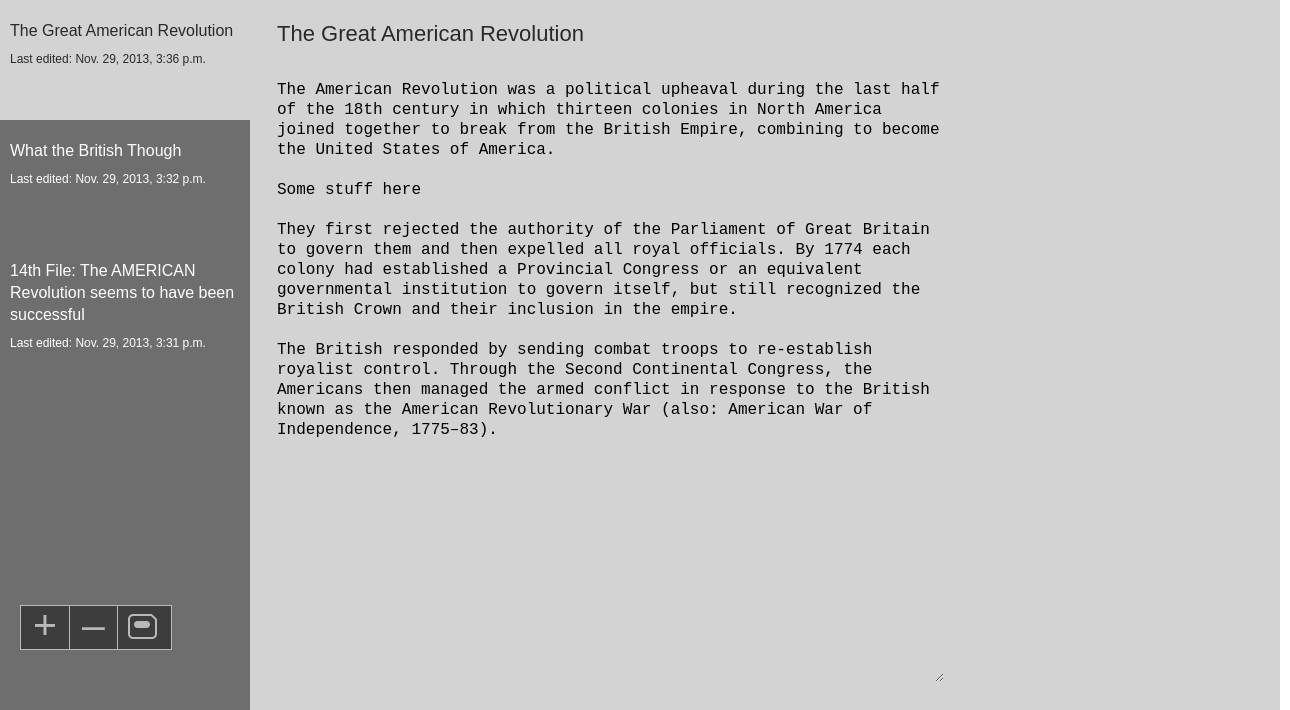
The page / on the database its author committed.
### notes/models.py (models this page shows, shortened)
class Note(models.Model):
	title = models.CharField(max_length=100)
	content = models.TextField()
	first_published_date = models.DateTimeField(auto_now=True)
	last_update_date = models.DateTimeField(auto_now=True)

### notes/views.py (the view)
# urls.py: url(r'^$', views.index, name='index'),
def index(request):
	"""Lists all of the Notes in the Database"""
	list_of_notes = Note.objects.all().order_by('-last_update_date')
	template = 'notes/base.html'
	target = list_of_notes[0]
	noteid = list_of_notes[0].id
	form = NotesForm(initial={'title': target.title, 'content': target.content})
	context = {'list_of_notes': list_of_notes, 'target': target, 'form':form, 'noteid': noteid}
	return render(request, template, context)

### notes/views.py
class NotesForm(forms.Form):
    title = forms.CharField(max_length=150)
    content = forms.CharField(widget=forms.Textarea(attrs={'rows':30, 'cols':65}))
    noteid = forms.CharField()

### notes/templates/notes/base.html (shortened to what this page needs)
<!DOCTYPE html>
 <html class="no-js">
    <head>
        {% load staticfiles %}
        <link rel="stylesheet" type="text/css" href="{% static 'notes/style.css' %}" />
    </head>
    <body>
        <div class="main_container">
            {% if not deleted %}
                <form action="/update/" method="post">{% csrf_token %}
            {% else %}
                <form method="post" action="javascript:;">
            {% endif %}
            <section class="notes_list">
                {% block empty %}
                    {% if list_of_notes %}
                        {% for note in list_of_notes %}
                            <a href="{% url 'notes:read' note_id=note.id %}">
                                <div class="note_selector {% if note.id == target.id %} selected {% endif %}">
                                <h2>{{ note.title }}</h2>
                                <p>Last edited: {{ note.last_update_date }}</p>
                                </div>
                            </a>
                        {% endfor %}
                    {% endif %}
                <div class="nav_buttons">
                    <a href="{% url 'notes:create' %}">+</a>
                    <a href="{% if not deleted %}{% url 'notes:delete' note_id=target.id %}{% else %}javascript:;{% endif %}">–</a>
                    <input type="submit" value='' style="background:url({% static 'notes/savedisk.png' %}) no-repeat;">
                </div>
            </section>
            <section class="note_text">
                {% if list_of_notes %}
                    {% if newspace %}
                        <a href="javascript:;">
                            <div class="note_selector selected">
                                <h2>New note</h2>
                                <p>To be published now</p>
                            </div>
                        </a>
                    {% else %}
                        {% if deleted %}
                            <h1>Note: {{ tempid }} was deleted</h1>
                            <p>Please enter a note</p>
                        {% else %}
                            <div class="note_title">
                                {{ form.title }}
                            </div>
                            <div class="note_content">
                                {{ form.content }}
                            </div>
                           </form>
                        {% endif %}
                    {% endif %}
                {% else %}
                    <h1>Please enter a title</h1>
                    <p>Please enter a note</p>
                {% endif %}
                {% endblock empty %}
        </div>
    </body>
</html>

### notes/static/notes/style.css (style rules this page uses)
html, body { padding:0; margin:0; }
.main_container { width:1280px; min-height:800px; height:100%; background:#d3d3d3; }
.notes_list { width:250px; min-height:800px; height:100%; background:#6e6e6e; float:left; position:relative; }
.note_text { float:left; margin-left:25px; width:865px; min-height:800px; }
.note_selector { width:230px; height:100px; padding:20px 10px 0 10px; }
.note_selector h2 { margin:0 0 10px 0; color:#ffffff; }
.note_selector p { font-size:12px; color:#ffffff; }
.note_selector.selected { background:#d3d3d3; }
.note_selector.selected h2 { color:#292929; }
.note_selector.selected p { color:#292929; }
.nav_buttons { position:absolute; bottom:150px; left:20px; background:#3d3d3d; border:solid 1px #b9b9b9; width:150px; }
.nav_buttons input { width:47px; height:43px; border-right:solid 1px #b9b9b9; font-size:41px; color:#b9b9b9; display:block; float:left; border:none; border-right:solid 1px #b9b9b9; margin:0; padding:0; cursor:pointer; background:#3d3d3d; box-sizing:none !important; }
.nav_buttons a { text-align: center; border-right:solid 1px #b9b9b9; font-size:41px; color:#b9b9b9; display:block; float:left; padding:5px 12px 10px 12px !important; line-height:28px; }
.nav_buttons input { border-right:none; position: relative; left: 10px; top: 8px; }
.note_text h1, .note_text input { width:800px; font-size:22px; margin:20px 0 30px 0; color:#292929; font-weight:400; display:block; background:#d3d3d3; border:none; }
.note_text p, .note_text textarea { font-size:16px; margin-bottom:15px; font-weight:300; line-height:20px; display:block; background:#d3d3d3; border:none; }
h1, h2, h3, h4, h5, h6, p, a { font-family:helvetica; }
h2 { font-size:16px; line-height:22px; font-weight:300; padding:0; }
p { margin:0; padding:0; }
a { text-decoration:none; border:none; cursor:pointer; }

### rows shown on the page
Note: title "The Great American Revolution", last_update_date "Nov. 29, 2013, 3:36 p.m.", content "The American Revolution was a political upheaval during the last half of the 18th century in which thirteen colonies in North America joined together to break from the British Empire, combining to become the United States of America. Some stuff here They first rejected the authority of the Parliament of Great Britain to govern them and then expelled all royal officials. By 1774 each colony had established a Provincial Congress or an equivalent governmental institution to govern itself, but still recognized the British Crown and their inclusion in the empire. The British responded by sending combat troops to re-establish royalist control. Through the Second Continental Congress, the…"
Note: title "What the British Though", last_update_date "Nov. 29, 2013, 3:32 p.m."
Note: title "14th File: The AMERICAN Revolution seems to have been successful", last_update_date "Nov. 29, 2013, 3:31 p.m."
